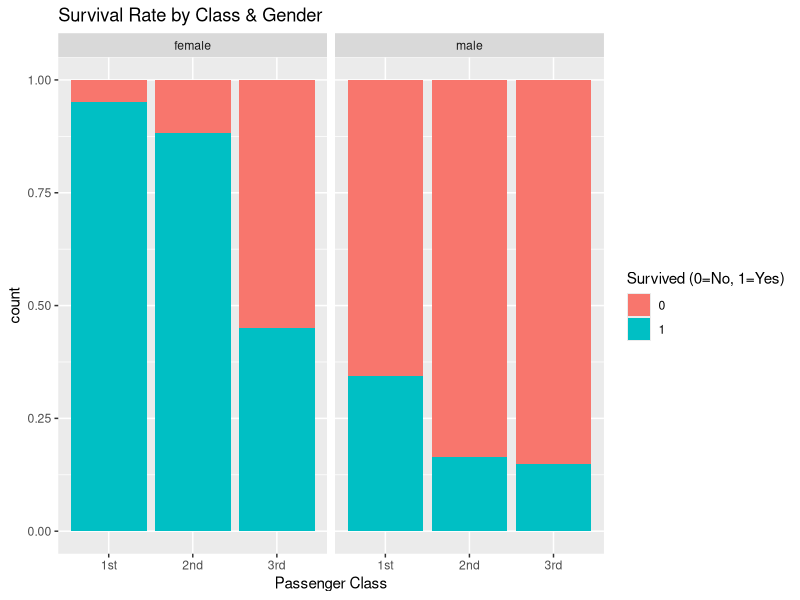
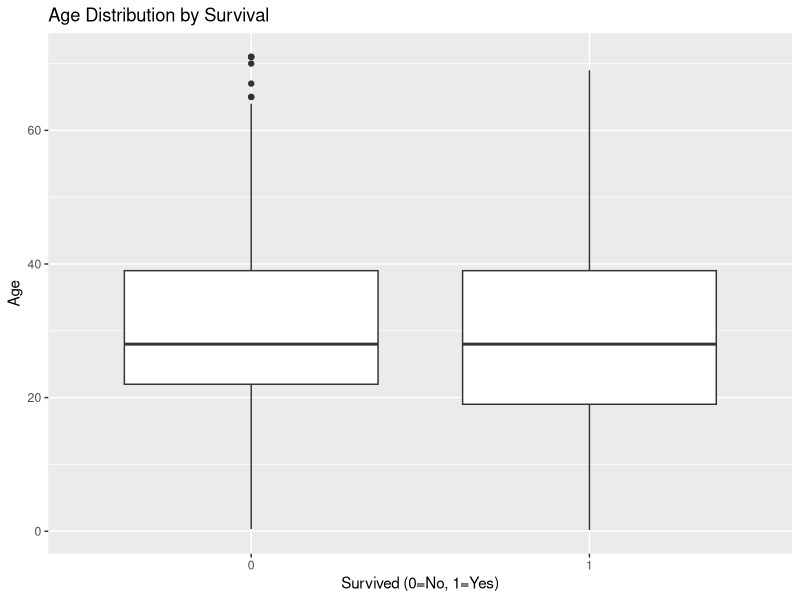
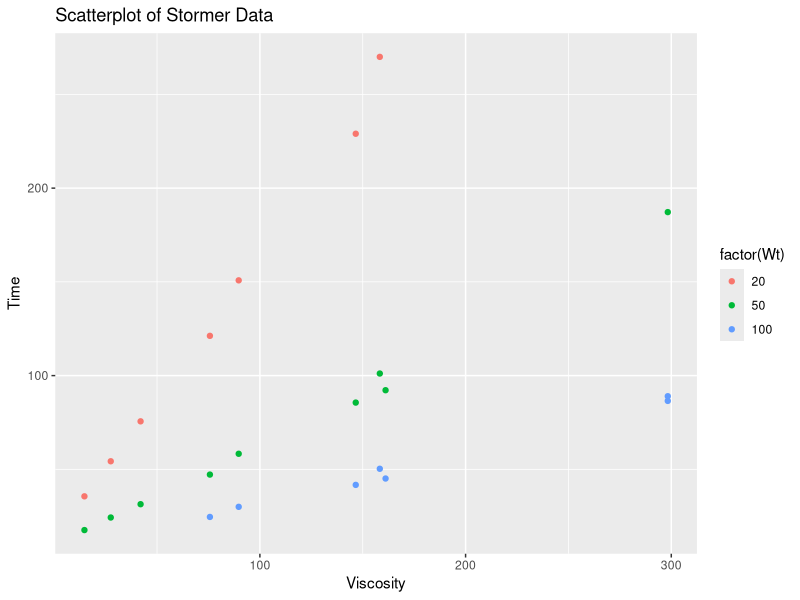
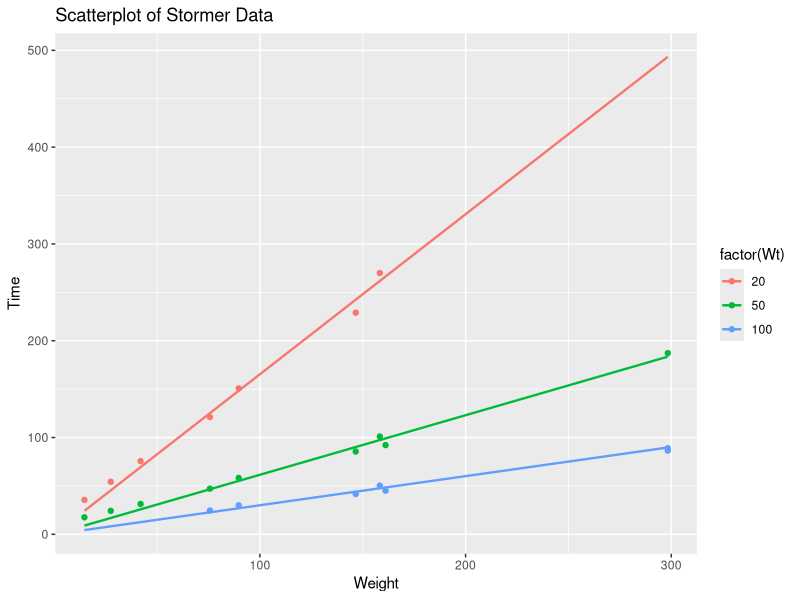
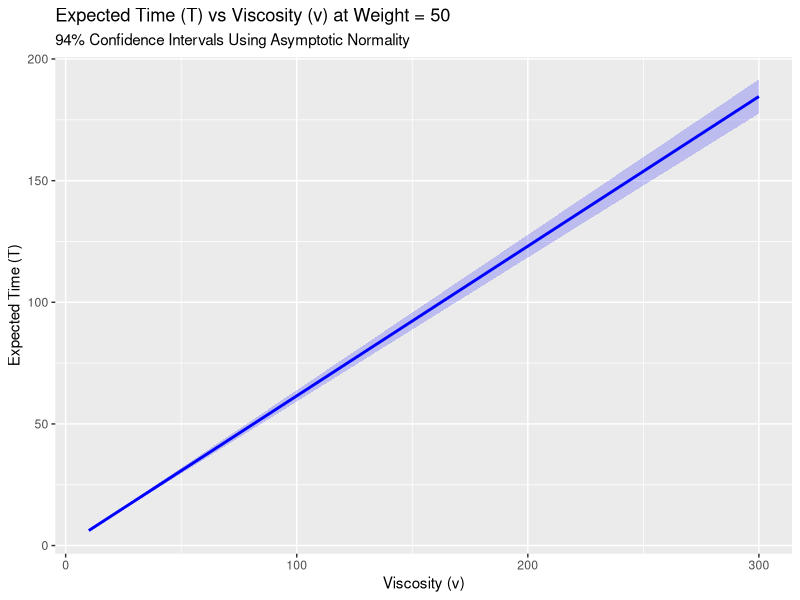
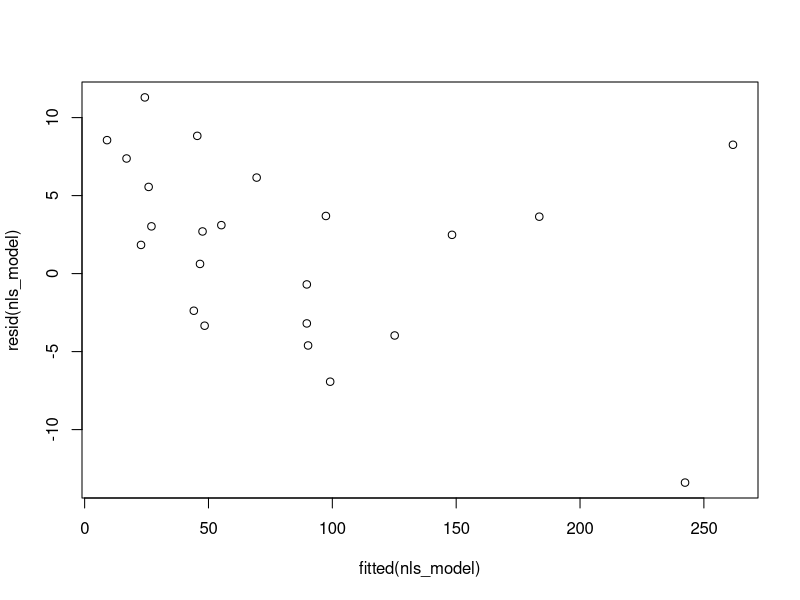
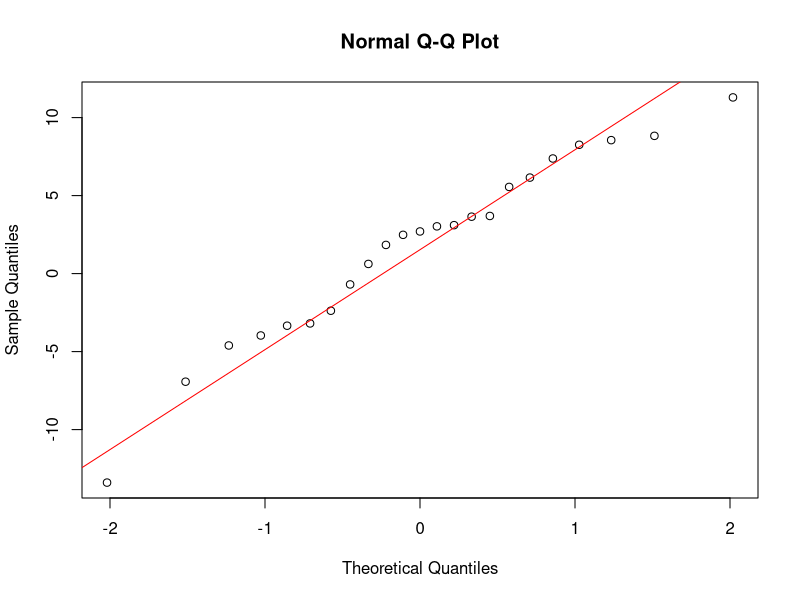

Here is the R script that generated these plots, in order:
## ---- chunk 1
library(ggplot2)

#a)

titanic = read.table("titanic.txt", header=TRUE)
titanic

# Load data and remove missing age entries 
titanic <- read.delim("titanic.txt")
titanic <- titanic[!is.na(titanic$Age), ]  # Drop rows with missing age

titanic$PClass <- factor(titanic$PClass)
titanic$Sex <- factor(titanic$Sex)

ggplot(titanic, aes(x = PClass, fill = factor(Survived))) + 
  geom_bar(position = "fill") + 
  facet_wrap(~ Sex) + 
  labs(title = "Survival Rate by Class & Gender", 
       x = "Passenger Class", 
       fill = "Survived (0=No, 1=Yes)")

# 2. Age distribution (simple boxplot)
ggplot(titanic, aes(x = factor(Survived), y = Age)) + 
  geom_boxplot() + 
  labs(x = "Survived (0=No, 1=Yes)", 
       title = "Age Distribution by Survival")


# Fit logistic regression (no interaction)
model <- glm(Survived ~ PClass + Age + Sex, 
             data = titanic, 
             family = binomial)

# Essential outputs
cat(" Model Summary ")
summary(model)  # Show coefficients and p-values

cat(" Odds Ratios ")
odds_ratio <- exp(coef(model))  
print(odds_ratio)
## ---- chunk 2
#b)
# main model
model_main <- glm(Survived ~ PClass + Age + Sex, 
                 data = titanic, family = binomial)

# model with age and class
model_age_class <- glm(Survived ~ PClass * Age + Sex, 
                      data = titanic, family = binomial)

# model with age and sexuality
model_age_sex <- glm(Survived ~ PClass + Age * Sex, 
                    data = titanic, family = binomial)

# LRT
cat("---- Testing PClass*Age Interaction ----\n")
anova(model_main, model_age_class, test = "LRT") 

cat("\n---- Testing Age*Sex Interaction ----\n")
anova(model_main, model_age_sex, test = "LRT")  


## ---- chunk 3
# let Age * Sex be the new model
final_model <- model_age_sex


# prediction of 55

# generate new data
new_data <- expand.grid(
  PClass = factor(c("1st", "2nd", "3rd"), levels = c("1st", "2nd", "3rd")),
  Sex = factor(c("male", "female"), levels = c("male", "female")),
  Age = 55  # set all ages 55
)

# predict
new_data$Survival_Prob <- predict(final_model, newdata = new_data, 
                                 type = "response")

print(new_data)
## ---- chunk 4


#d)

# create contingency table of class 
table_pclass <- table(titanic$PClass, titanic$Survived)
print("Contingency Table (PClass vs Survived):")
print(table_pclass)

# Do the test
chi_pclass <- chisq.test(table_pclass)

# check the expected frequency
cat("\nExpected Counts (PClass):\n")
print(chi_pclass$expected)
# check the observed frequency
cat("\nChi-squared Test for PClass:\n")
print(chi_pclass)


# create contingency table of sex
table_sex <- table(titanic$Sex, titanic$Survived)
print("\nContingency Table (Sex vs Survived):")
print(table_sex)

# Do the test
chi_sex <- chisq.test(table_sex)

# check the expected frequency
cat("\nExpected Counts (Sex):\n")
print(chi_sex$expected)
# check the observed frequency
cat("\nChi-squared Test for Sex:\n")
print(chi_sex)


## ---- chunk 5
coups = read.table("coups.txt", header = TRUE)
coups$pollib = factor(coups$pollib)
coupsglm = glm(miltcoup ~ oligarchy + pollib + parties + pctvote + popn + size + numelec + numregim, family = poisson, data = coups)
summary(coupsglm)
## ---- chunk 6
summary(glm(miltcoup ~ oligarchy + pollib + parties + pctvote + popn + size + numregim, family = poisson, data = coups))
## ---- chunk 7
summary(glm(miltcoup ~ oligarchy + pollib + parties + pctvote + popn + size, family = poisson, data = coups))
## ---- chunk 8
summary(glm(miltcoup ~ oligarchy + pollib + parties + pctvote + popn, family = poisson, data = coups))
## ---- chunk 9
summary(glm(miltcoup ~ oligarchy + pollib + parties + pctvote, family = poisson, data = coups))
## ---- chunk 10
summary(glm(miltcoup ~ oligarchy + pollib + parties, family = poisson, data = coups))
## ---- chunk 11
#the model from b)
coupsglm2 = glm(miltcoup ~ pollib + oligarchy + parties, family = poisson, data = coups)
summary(coupsglm2)

mean_oligarchy <- mean(coups$oligarchy)
mean_parties <- mean(coups$parties)

data_level0 = data.frame(pollib = "0", oligarchy = mean_oligarchy, parties = mean_parties)
data_level1 = data.frame(pollib = "1", oligarchy = mean_oligarchy, parties = mean_parties)
data_level2 = data.frame(pollib = "2", oligarchy = mean_oligarchy, parties = mean_parties)

cat("pollib = 0:", predict(coupsglm2, data_level0, interval = "prediction", type="response"), "\n")
cat("pollib = 1:", predict(coupsglm2, data_level1, interval = "prediction", type="response"), "\n")
cat("pollib = 2:", predict(coupsglm2, data_level2, interval = "prediction", type="response"), "\n")
## ---- chunk 12
library(MASS)
library(ggplot2)
library("scatterplot3d")

data(stormer)

#Scatterplot of Time vs Viscosity colored by Wieght
ggplot(stormer, aes(x = Viscosity, y = Time, color = factor(Wt))) +
  geom_point() +
  labs(x = "Viscosity", y = "Time", title = "Scatterplot of Stormer Data") 
## ---- chunk 13
#Fit linear model for initial parameter estimates
stormer$wT <- stormer$Wt * stormer$Time
# Exclude intercept
init_model <- lm(wT ~ 0 + Viscosity + Time, data = stormer)

theta1_init <- coef(init_model)[["Viscosity"]]
theta2_init <- coef(init_model)[["Time"]]

#Nonlinear regression
form = as.formula(Time ~ (theta1 * Viscosity) / (Wt - theta2))
nls_model <- nls(
  form,
  data = stormer,
  start = list(theta1 = theta1_init, theta2 = theta2_init)
)
nls_model

theta_hat <- coef(nls_model)
print(theta_hat)
summary(nls_model)
sigma2_hat <- summary(nls_model)$sigma^2
print(sigma2_hat)
## ---- chunk 14
#Generate predicted values for visualization
pred_grid <- expand.grid(
#   Wt = seq(min(stormer$Wt), max(stormer$Wt), length.out = 5),
  Wt = unique(stormer$Wt),
  Viscosity = seq(min(stormer$Viscosity), max(stormer$Viscosity), length.out = 300)
)

pred_grid$Predicted <- (theta_hat["theta1"] * pred_grid$Viscosity) / 
  (pred_grid$Wt - theta_hat["theta2"])


ggplot(stormer, aes(x = Viscosity, y = Time, color = factor(Wt))) +
  geom_point() +
  geom_line(data = pred_grid, 
    aes(y = Predicted, color = factor(Wt)), linewidth = 0.8) +
  labs(x = "Weight", y = "Time", title = "Scatterplot of Stormer Data") 
## ---- chunk 15
summary_nls <- summary(nls_model)

print(summary_nls)
cov.est = vcov(nls_model)

# Get theta1 estimate and standard error
theta1_est <- coef(nls_model)["theta1"]
theta1_se <- summary_nls$coefficients["theta1", "Std. Error"]

# Residual degrees of freedom (n - p)
df <- summary_nls$df[2]

# Compute 95% confidence interval for theta1
lb = theta1_est - qt(0.975, df) * sqrt(cov.est[1,1])
ub = theta1_est + qt(0.975, df) * sqrt(cov.est[1,1])
cat("lb for theta1 =", lb, "\n")
cat("ub for theta1 =", ub, "\n")
## ---- chunk 16
cov.est = vcov(nls_model)

# Get theta1 estimate and standard error
theta1_est <- coef(nls_model)["theta1"]
theta1_se <- summary_nls$coefficients["theta1", "Std. Error"]

theta2_est <- coef(nls_model)["theta2"]
theta2_se <- summary_nls$coefficients["theta2", "Std. Error"]

# Residual degrees of freedom (n - p)
df <- summary_nls$df[2]

# Compute 95% confidence interval for theta1
lb_theta1 = theta1_est - qt(0.96, df) * sqrt(cov.est[1,1])
ub_theta1 = theta1_est + qt(0.96, df) * sqrt(cov.est[1,1])

lb_theta2 = theta2_est - qt(0.96, df) * sqrt(cov.est[2,2])
ub_theta2 = theta2_est + qt(0.96, df) * sqrt(cov.est[2,2])

cat("lb for theta1 =", lb_theta1, "\n")
cat("ub for theta1 =", ub_theta1, "\n")

cat("lb for theta2 =", lb_theta2, "\n")
cat("ub for theta2 =", ub_theta2, "\n")
## ---- chunk 17
# Extract parameter estimates and variance-covariance matrix
theta_hat <- coef(nls_model)
vcov_theta <- vcov(nls_model)

# Define grid of viscosity values (v)
v_grid <- seq(10, 300, length.out = 100)
w_fixed <- 50  # Fixed weight

# Compute predictions, gradients, and standard errors
predictions <- data.frame(
  v = v_grid,
  T_hat = (theta_hat["theta1"] * v_grid) / (w_fixed - theta_hat["theta2"])
)

# Compute gradients (partial derivatives)
grad_theta1 <- v_grid / (w_fixed - theta_hat["theta2"])
grad_theta2 <- (theta_hat["theta1"] * v_grid) / (w_fixed - theta_hat["theta2"])^2
grad_matrix <- cbind(grad_theta1, grad_theta2)

# Calculate variance and standard error for each prediction
var_T <- diag(grad_matrix %*% vcov_theta %*% t(grad_matrix))
se_T <- sqrt(var_T)

# Compute 94% confidence intervals (asymptotic z-interval)
predictions$lower <- predictions$T_hat - qt(0.97, df) * se_T
predictions$upper <- predictions$T_hat + qt(0.97, df) * se_T

# Plot
ggplot(predictions, aes(x = v, y = T_hat)) +
  geom_line(color = "blue", linewidth = 1) +
  geom_ribbon(aes(ymin = lower, ymax = upper), alpha = 0.2, fill = "blue") +
  labs(
    title = "Expected Time (T) vs Viscosity (v) at Weight = 50",
    subtitle = "94% Confidence Intervals Using Asymptotic Normality",
    x = "Viscosity (v)", y = "Expected Time (T)"
  )
## ---- chunk 18
## Validity of model assumptions
# residuals against the fitted values
plot(fitted(nls_model), resid(nls_model));
# qq-plot to check normality although normality is not required for nonlin models
qqnorm(resid(nls_model)); qqline(resid(nls_model),col="red") 
## ---- chunk 19
form2 = as.formula(Time ~ (25 * Viscosity) / (Wt - theta2))
nls_model2 <- nls(
  form2,
  data = stormer,
  start = list(theta2 = theta2_init)
)
nls_model2
anova(nls_model2, nls_model) # conclusion: reduced model is not adequate
